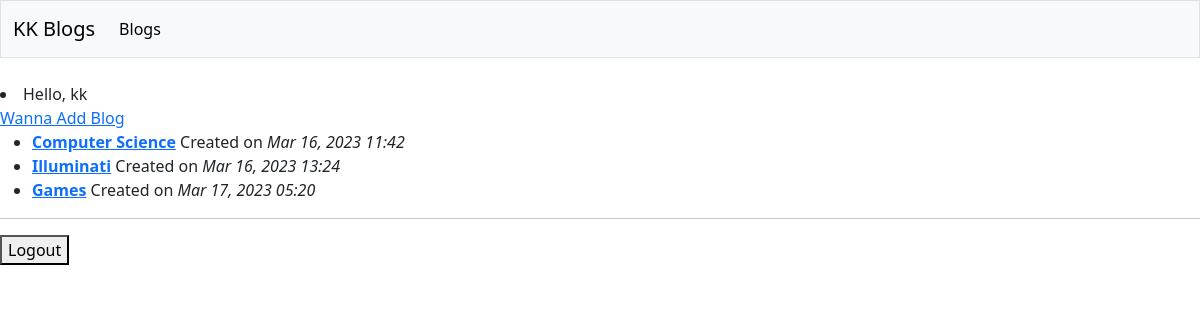
The app's page / (signed in) with its own data.
### blog/models.py (models this page shows)
class Blog(models.Model):
    title = models.CharField(max_length=200)
    description = models.TextField()
    created_date = models.DateTimeField(auto_now_add=True)
    modified_date = models.DateTimeField(auto_now_add=True)
    author = models.ForeignKey(User, on_delete=models.CASCADE)
    def __str__(self):
        if len(self.title) > 50:
            return f"{self.title[:50].title()}..."
        return self.title

### blog/views.py (the view)
# urls.py: path("", views.index, name="index"),
def index(req: HttpRequest):
    if req.user.is_authenticated:
        blog = Blog.objects.filter(author=req.user).order_by("created_date")
    else:
        blog = None
    context = {"blog": blog}
    return render(req, "blog/index.html", context)

### blog/templates/blog/index.html
{% extends 'blog/base.html' %} {% block body %}
<a href="{% url 'blog:add_blog' %}">Wanna Add Blog</a>
<ul>
{% for blogg in blog %}
   <li><a href="{% url 'blog:blog_posts' blogg.id %}"><strong>{{blogg}}</strong></a> Created on <em>{{blogg.created_date|date:"M d, Y H:i"}}</em> </li>
{% empty %}
    <p>blog not save yet</p>
{% endfor %}
</ul>
{% endblock body %}

### blog/templates/blog/base.html (shortened to what this page needs)
<!DOCTYPE html>
<html lang="en">
  <head>
    {% load django_bootstrap5 %}
    {% bootstrap_css %}
  </head>
  <body>
    <nav class="navbar navbar-expand-lg navbar-light bg-light mb-4 border">
      <div class="container-fluid">
        <a class="navbar-brand" href="{% url 'blog:index' %}">KK Blogs</a>
        <div class="collapse navbar-collapse" id="navbarSupportedContent">
          <ul class="navbar-nav me-auto mb-2 mb-lg-0">
            <li class="nav-item">
              <a class="nav-link active" aria-current="page" href="{% url 'blog:index' %}">Blogs</a>
            </li>
        </div>
      </div>
    </nav>
    {% if user.is_authenticated %}
    <li class="nav-item">
    <span class="navbar-text me-2">  Hello, {{user.username}}</span></li>
    {% else %}
    <a href="{% url 'accounts:login' %}">Login</a>
    <a href="{% url 'accounts:register' %}">Register</a>
    {% endif %}
    {% block body %}{% endblock body %}
  </body>
</html>
{% if user.is_authenticated %}
  <hr>
  <form action="{% url 'accounts:logout' %}" method="post">
    <button name="submit">Logout</button>
  </form>
{% endif %}

### records on screen
Blog: title "Computer Science", created_date "Mar 16, 2023 11:42"
Blog: title "Illuminati", created_date "Mar 16, 2023 13:24"
Blog: title "Games", created_date "Mar 17, 2023 05:20"

### other values on screen
{{ user.username }} "kk"
